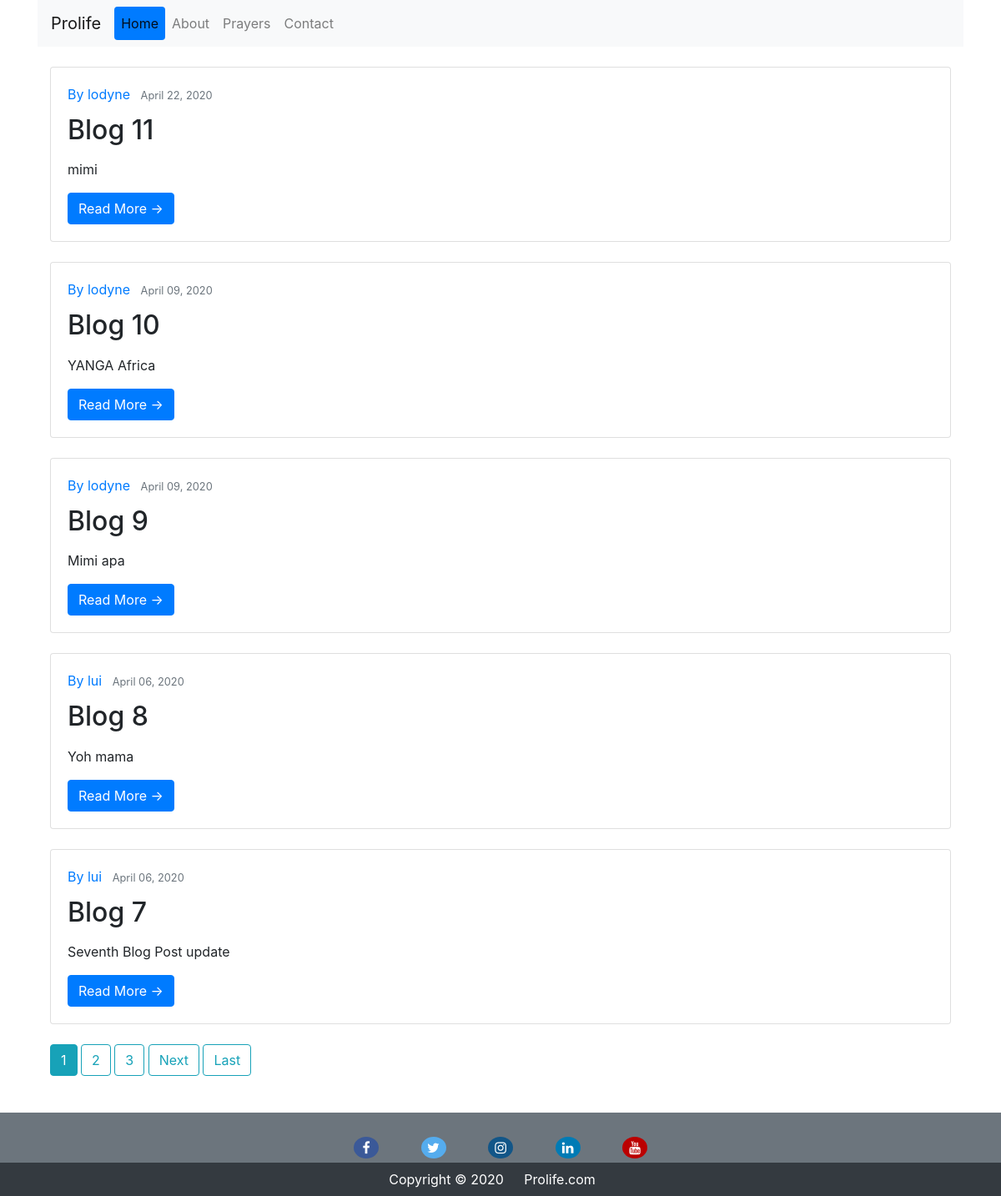
Before: / with the older database file.
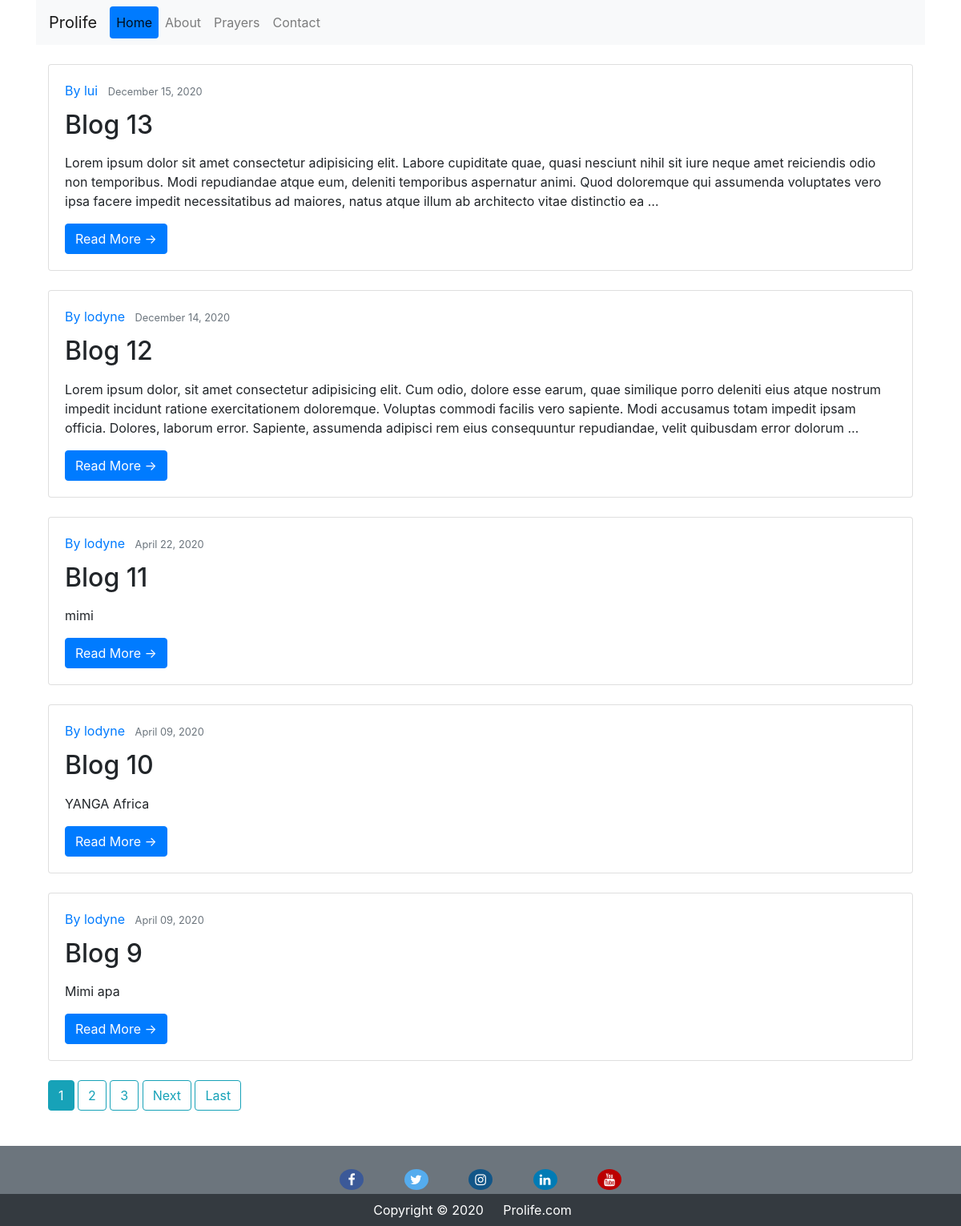
After: the same page with the newer database file.
### blog/models.py (models this page shows, shortened)
class Post(models.Model):
    title = models.CharField(max_length=100)
    content= models.TextField()
    date_posted=models.DateTimeField(default=timezone.now)
    author=models.ForeignKey(User, on_delete=models.CASCADE)

### blog/views.py (the view)
# urls.py: path('',PostListView.as_view(),name='blog-home'),
class PostListView(ListView):
    model= Post
    template_name='blog/home.html'
    context_object_name='posts'
    ordering = ['-date_posted']
    paginate_by = 5

### blog/templates/blog/home.html (shortened to what this page needs)
{% extends 'blog/base.html' %}
{% block content %}
    <br class="my-2">
    {% for post in posts %}
        <div class="card">
            <div class="card-body">
                <div class="article-metadata">
                    <a class="mr-2" href="{% url 'user_posts' post.author.username %}">By {{ post.author }} </a>
                    <small class="text-muted">{{post.date_posted | date:"F d, Y"}}</small>
                </div>
                <h4 class="card-title">
                    <h2>{{ post.title }}</h2>
                </h4>
                <p class="card-text">{{ post.content|safe|truncatewords:"50"|linebreaks }}</p>
                <a href="{% url 'post-detail' post.id %}" class="btn btn-primary">Read More &rarr;</a>
            </div>
        </div>
        <br class="my-2">
    {% endfor %}
    {% include 'blog/paginator.html' %}
{% endblock content %}

Changed rows visible on the page:
no longer on this page (row unchanged): Post: author "lui", date_posted "April 06, 2020", title "Blog 8", content "Yoh mama"
no longer on this page (row unchanged): Post: author "lui", date_posted "April 06, 2020", title "Blog 7", content "Seventh Blog Post update"
added Post: author "lui", date_posted "December 15, 2020", title "Blog 13", content "Lorem ipsum dolor sit amet consectetur adipisicing elit. Labore cupiditate quae, quasi nesciunt nihil sit iure neque amet reiciendis odio non temporibus. Modi repudiandae atque eum, deleniti temporibus aspernatur animi. Quod doloremque qui assumenda voluptates vero ipsa facere impedit necessitatibus ad maiores, natus atque illum ab architecto vitae distinctio ea …"
added Post: author "lodyne", date_posted "December 14, 2020", title "Blog 12", content "Lorem ipsum dolor, sit amet consectetur adipisicing elit. Cum odio, dolore esse earum, quae similique porro deleniti eius atque nostrum impedit incidunt ratione exercitationem doloremque. Voluptas commodi facilis vero sapiente. Modi accusamus totam impedit ipsam officia. Dolores, laborum error. Sapiente, assumenda adipisci rem eius consequuntur repudiandae, velit quibusdam error dolorum …"
